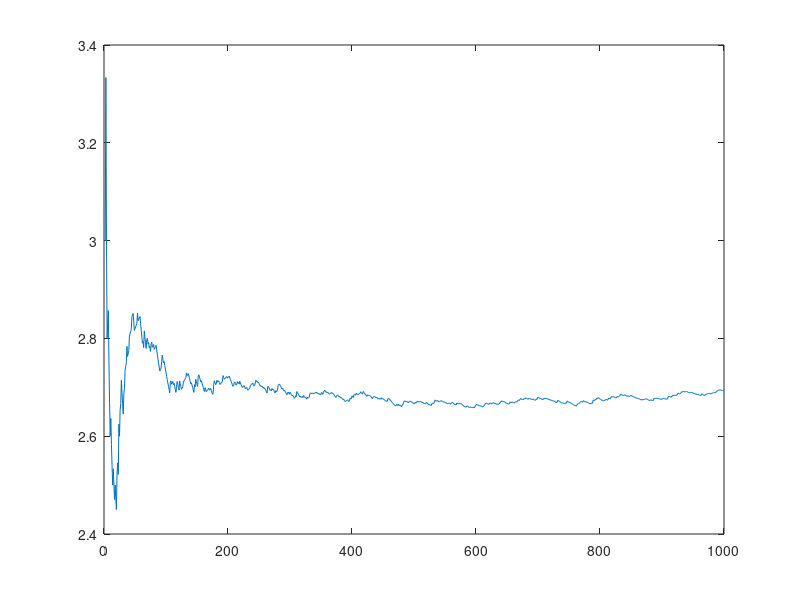

This chart was generated by the following MATLAB code:
N = 1000;
s = 0;
k = 0;
f = 0;
g = 0;

for i=1:N
  while s <= 1
   s = s + rand;
   k = k + 1;
  end
  f(i) = k;
  g(i) = mean(f(1:i));
  s = 0;
  k = 0;
end

disp(g(N));
plot(g);
